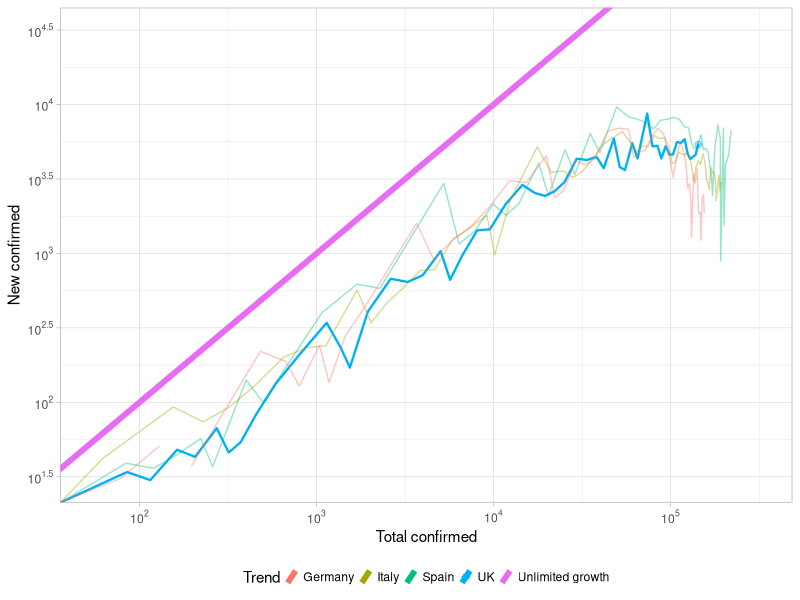
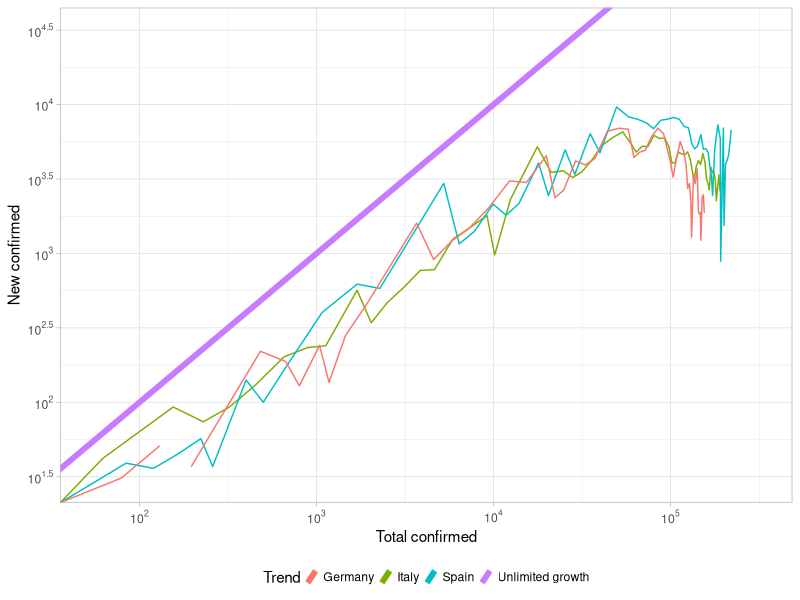
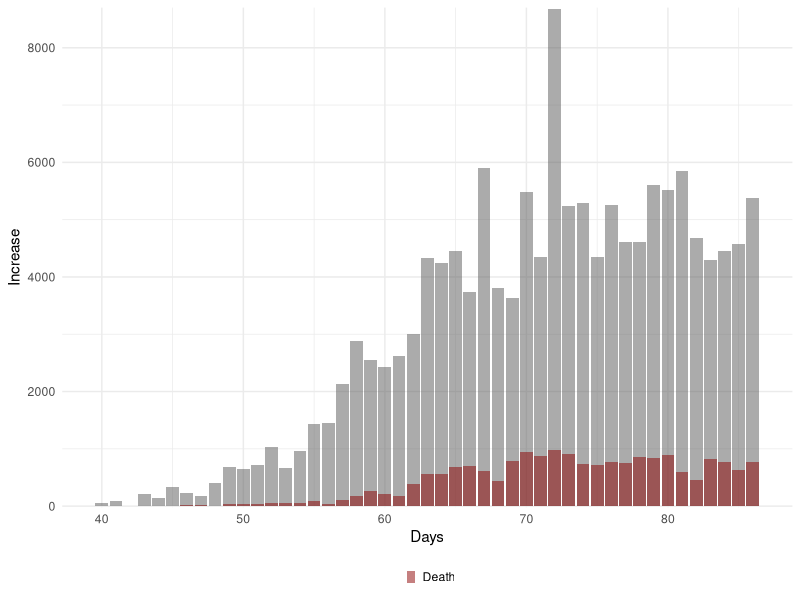
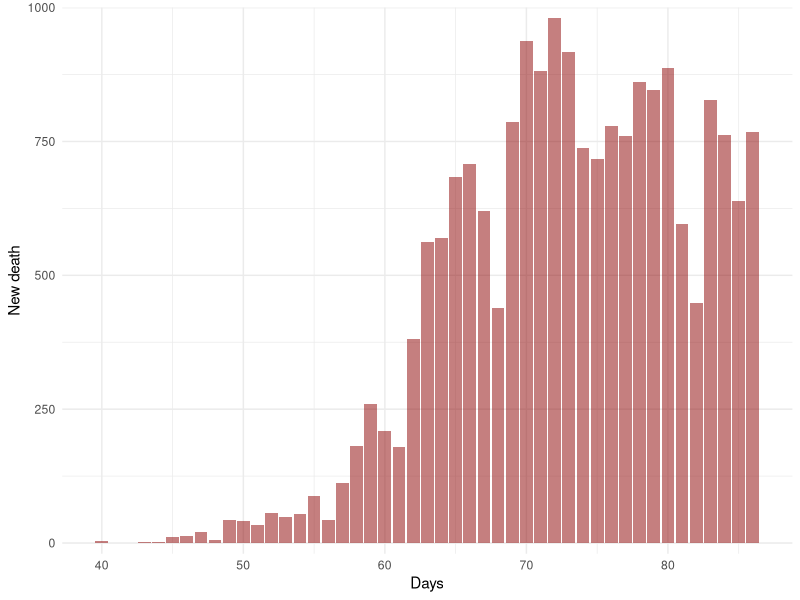
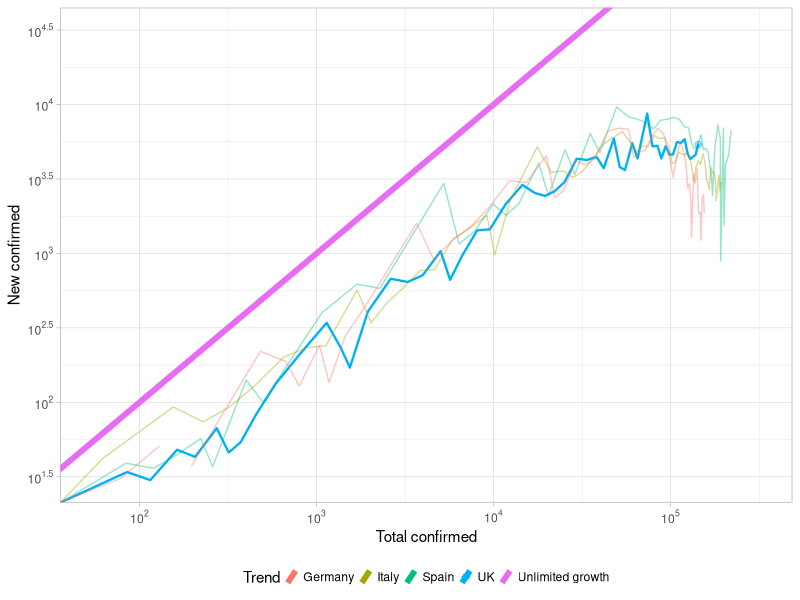
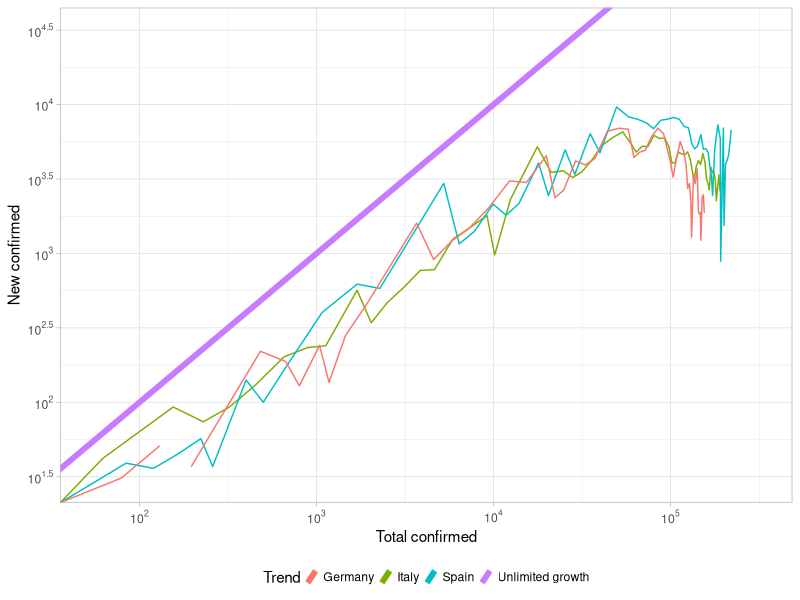
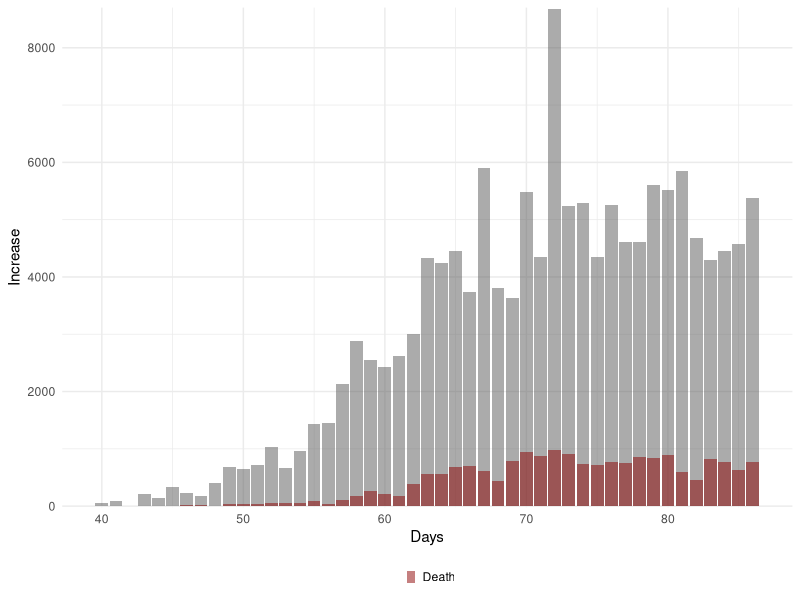
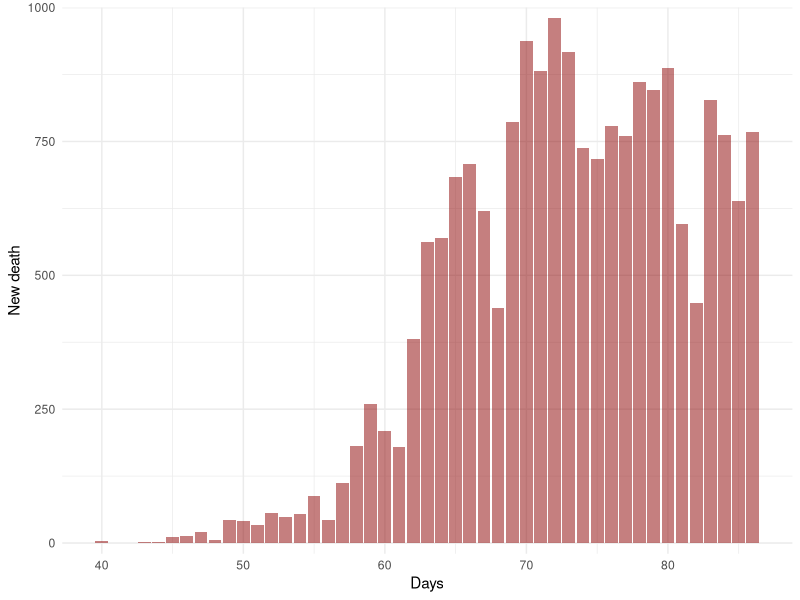

Write R code to recreate these figures, in order.
# setwd("Covid19predict")
library(ggplot2)
library(scales)
library(reshape2)
library(data.table)

# Read UK data
dfUK = read.csv("data/UK_data.csv", header = T)

# Read EU data
dfEUData = read.csv("data/EU_confirmed.csv")


dfChina_m = read.csv("data/China_m.csv", header = T)
dfKorea_s = read.csv("data/korea_s.csv", header = T)

# Remove abnomal point
dfEUData = dfEUData[-c(47),]

# Plot log trend compare

ggplot(data = dfUK, aes(x = dfUK$confirmed, y = dfUK$newConfirmed, color = "UK")) +
  geom_line(size = 0.8, lineend = "round")+
  #geom_line(data = dfChina_m, aes(x = China, y=china_new, color = "China"))+
  #geom_line(data = dfKorea_s, aes(x = KoreaS, y=KoreaS_new, color = "KoreaS"))+
  geom_line(data = dfEUData, aes(x = Italy, y=Italy_new, color = "Italy"), alpha = 0.4)+
  geom_line(data = dfEUData, aes(x = Spain, y=Spain_new, color = "Spain"), alpha = 0.4)+
  geom_line(data = dfEUData, aes(x = Germany, y=Germany_new, color = "Germany"), alpha = 0.4)+
  geom_point(data = dfUK[c(nrow(dfUK)),c(1:length(dfUK))], aes(x = confirmed, y = newConfirmed), size = 2, alpha = 0.4)+
  #stat_smooth(geom='line', alpha=0.6, se=FALSE, size = 1.5)+
  geom_abline(aes(slope = 1, intercept = 0, color = "Unlimited growth"), show.legend = T, size = 2)+
  xlab("Total confirmed")+
  labs(color = "Trend")+
  ylab("New confirmed")+
  theme_light()+
  theme(legend.key.size =  unit(2, "mm"),
        legend.position="bottom")+
  scale_x_log10(limits = c(55,316123), breaks = trans_breaks("log10", function(x) 10^x), labels = trans_format("log10", math_format(10^.x)))+
  # scale_x_continuous(trans='log10',breaks = trans_breaks("log10", function(x) 10^x), labels = trans_format("log10", math_format(10^.x))) +
  scale_y_log10(limits = c(30,31612),breaks = trans_breaks("log10", function(x) 10^x), labels = trans_format("log10", math_format(10^.x)))

ggsave("plot/UKlogTrend.png", scale = 2.5, width = 7, height = 5, units = "cm", dpi = "retina")


ggplot(data = dfUK, aes(x = dfUK$confirmed, y = dfUK$newConfirmed, color = "UK")) +
  #geom_line(size = 0.8, lineend = "round")+
  #geom_line(data = dfChina_m, aes(x = China, y=china_new, color = "China"))+
  #geom_line(data = dfKorea_s, aes(x = KoreaS, y=KoreaS_new, color = "KoreaS"))+
  geom_line(data = dfEUData, aes(x = Italy, y=Italy_new, color = "Italy"))+
  geom_line(data = dfEUData, aes(x = Spain, y=Spain_new, color = "Spain"))+
  geom_line(data = dfEUData, aes(x = Germany, y=Germany_new, color = "Germany"))+
  #geom_point(data = dfUK[c(nrow(dfUK)),c(1:length(dfUK))], aes(x = confirmed, y = newConfirmed), size = 2, alpha = 0.4)+
  #stat_smooth(geom='line', alpha=0.6, se=FALSE, size = 1.5)+
  geom_abline(aes(slope = 1, intercept = 0, color = "Unlimited growth"), show.legend = T, size = 2)+
  xlab("Total confirmed")+
  labs(color = "Trend")+
  ylab("New confirmed")+
  theme_light()+
  theme(legend.key.size =  unit(2, "mm"),
        legend.position="bottom")+
  scale_x_log10(limits = c(55,316123), breaks = trans_breaks("log10", function(x) 10^x), labels = trans_format("log10", math_format(10^.x)))+
  # scale_x_continuous(trans='log10',breaks = trans_breaks("log10", function(x) 10^x), labels = trans_format("log10", math_format(10^.x))) +
  scale_y_log10(limits = c(30,31612),breaks = trans_breaks("log10", function(x) 10^x), labels = trans_format("log10", math_format(10^.x)))

ggsave("plot/EUTrend.png", scale = 2.5, width = 7, height = 5, units = "cm", dpi = "retina")



# Plot daily case

ggplot()+
  #geom_point()+
  geom_col(data = dfUK[c((nrow(dfUK)-45):nrow(dfUK)),c(1:length(dfUK))], aes(x = id, y = newConfirmed),alpha = 0.5, size = 0)+
  geom_col(data = dfUK[c((nrow(dfUK)-45):nrow(dfUK)),c(1:length(dfUK))], aes(x = id, y = newDeath,color = "Death"),alpha = 0.5, size = 0, fill = "darkred")+
  xlab("Days")+
  labs(color = "")+
  ylab("Increase")+
  theme_minimal()+
  theme(legend.key.size =  unit(2, "mm"),
        legend.position="bottom")+
  scale_y_continuous(expand = c(0, 20))

ggsave("plot/DailyIncrease.png", scale = 2.5, width = 9, height = 5, units = "cm", dpi = "retina")

ggplot(data = dfUK[c((nrow(dfUK)-45):nrow(dfUK)),c(1:length(dfUK))], aes(x = id, y = newDeath ))+
  #geom_point()+
  geom_col(data = dfUK[c((nrow(dfUK)-45):nrow(dfUK)),c(1:length(dfUK))], aes(x = id, y = newDeath ),alpha = 0.5, fill = 'darkred', size = 0)+
  xlab("Days")+
  ylab("New death")+
  theme_minimal()+
  scale_y_continuous(expand = c(0, 20))

ggsave("plot/DeathIncrease.png", scale = 2.5, width = 9, height = 5, units = "cm", dpi = "retina")
